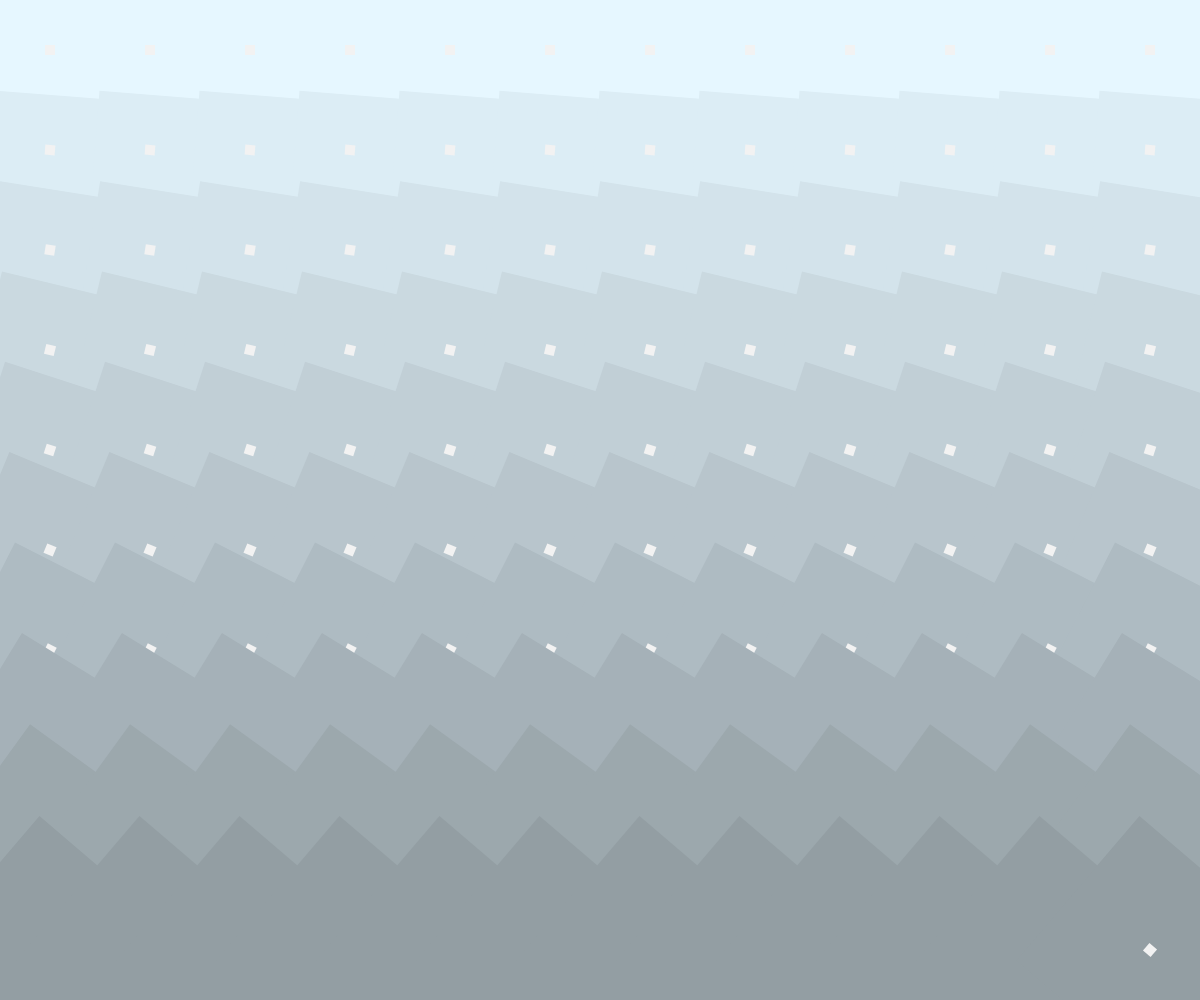
Frame 1 (no input)
Frame 60 (no input): identical to frame 1, image omitted
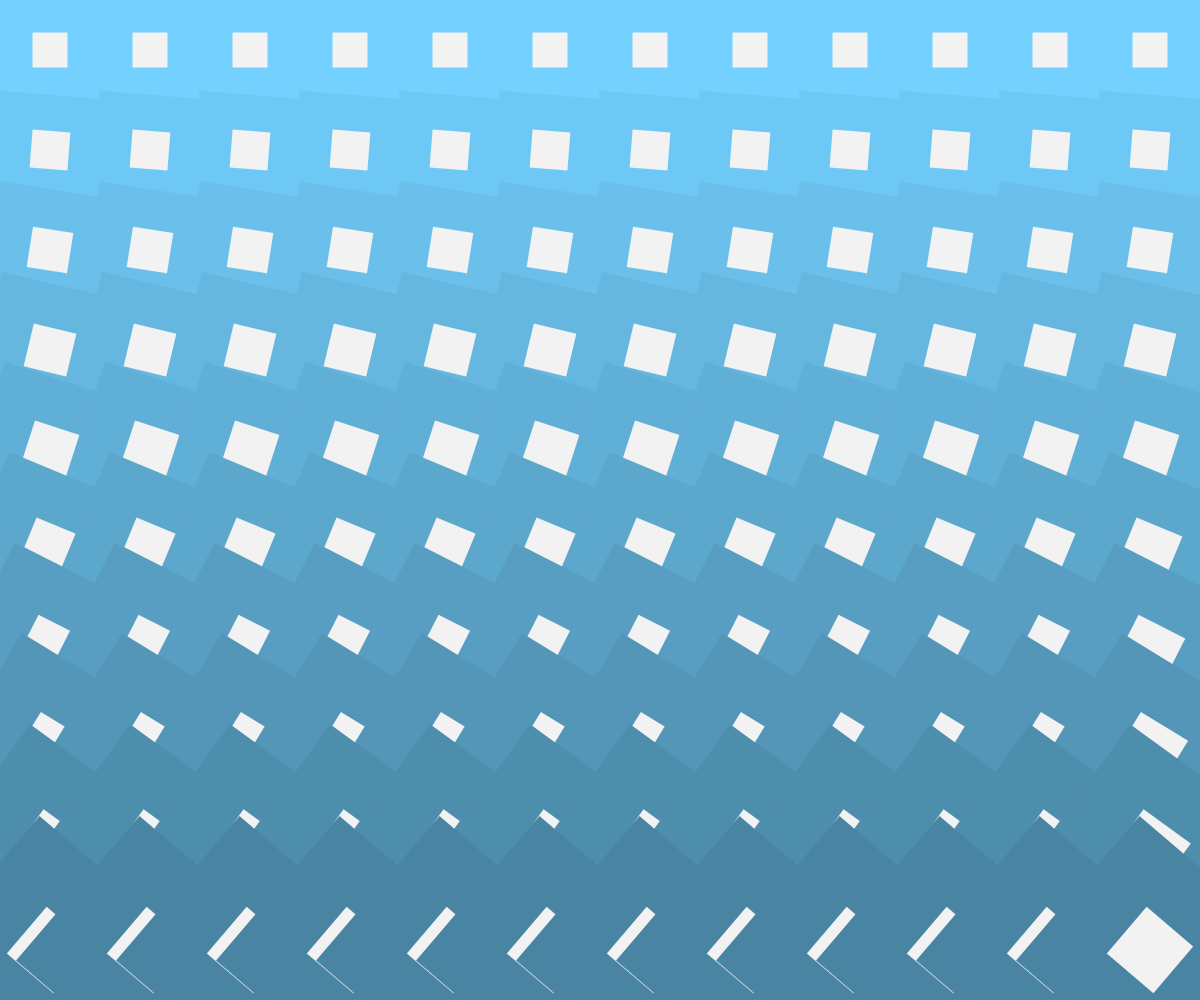
Frame 120 (the mouse pressed at the canvas centre since frame 60)

The p5.js sketch that drew these frames (run headless with seeded random() and noise() and a simulated clock; from frame 60 on, the mouse is pressed at the canvas centre):

// p5.js sketch
// ── sketch.js

function setup() {
  createCanvas(windowWidth, windowHeight); 
  rectMode(CENTER); 
  //draw rects from center
  noStroke(); 
  colorMode(HSB, 360, 100, 100); 
  //HSB color mode
}

function draw() {
  background(0, 0, 95); 

  let Size = 100; //base cell size

  for (let y = 0; y < height; y += Size) { 
  //loop rows
  for (let x = 0; x < width; x += Size) {  //    cols

  push(); 
  translate(x + Size/2, y + Size/2); 
  //center of each grid cell

  let bigsize = Size * (1 + y/height); 
  //square size grows with Y

  let angle = (y/height) * PI/4; 
  //rotation grows with Y
      
  rotate(angle);

  let hole = map(mouseY, 0, width, 10, bigsize * 0.7); 
  //hole size depends on mouse Y

  let hue = 200; //fixed blue
  let sat = map(mouseY, 0, height, 10, 100); 
  //saturation depends on mouse Y
  let bri = map(y, 0, height, 100, 60); 
  //brightness decreases with Y

  fill(hue, sat, bri); 
  rect(0, 0, bigsize, bigsize); // outer square

  fill(0, 0, 95); 
  rect(0, 0, hole, hole); // inner square hole

  pop();
    }
  }
}
